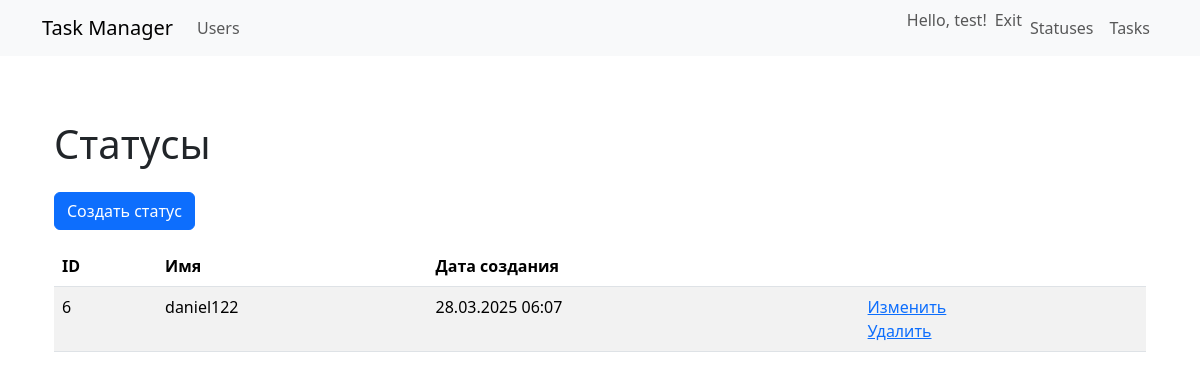
The app's page /statuses/ (signed in), older data.
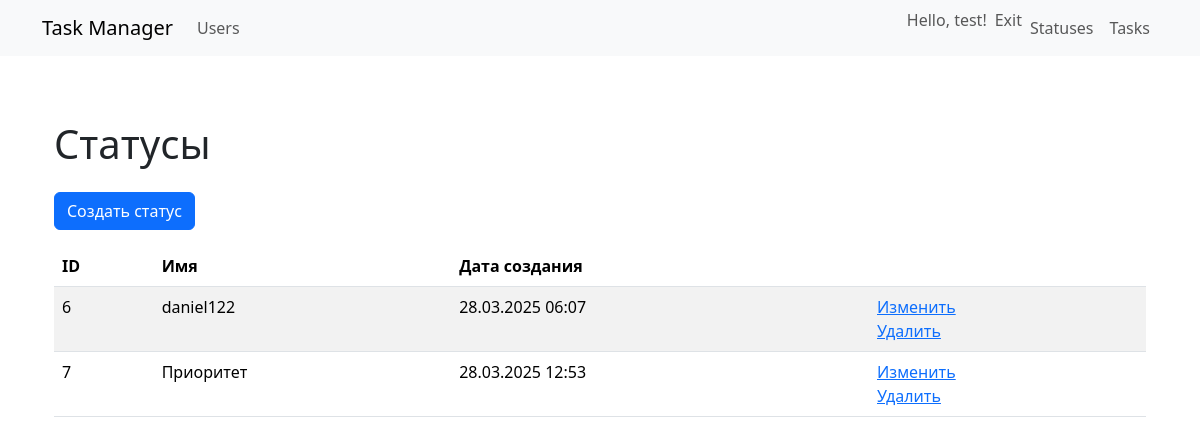
The same page, newer data.
### statuses/models.py (models this page shows, shortened)
class Status(models.Model):
    name = models.CharField(
        max_length=100,
        unique=True,
        verbose_name=_("Имя")
    )
    created_at = models.DateTimeField(
        auto_now_add=True,
        verbose_name=_("Дата создания")
    )
    class Meta:
        verbose_name = _("Статус")
        verbose_name_plural = _("Статусы")
        ordering = ["id"]

### statuses/views.py (the view)
# urls.py: path("", StatusesListView.as_view(), name="statuses_list"),
class StatusesListView(LoginRequiredMixin, ListView):
    model = Status
    template_name = "statuses/statuses_list.html"
    context_object_name = "statuses_list"

### task_manager/templates/statuses/statuses_list.html
{% extends 'layouts/application.html' %}
{% load i18n %}
{% block content %}
<div class="container wrapper flex-grow-1">
    <h1 class="my-4">{% trans "Статусы" %}</h1>
    <a href="{% url 'create_status' %}" class="btn btn-primary mb-3">
        {% trans "Создать статус" %}
    </a>
    <table class="table table-striped">
        <thead>
            <tr>
                <th>{% trans "ID" %}</th>
                <th>{% trans "Имя" %}</th>
                <th>{% trans "Дата создания" %}</th>
                <th></th>
            </tr>
        </thead>
        <tbody>
            {% for status in statuses_list %}
            <tr>
                <td>{{ status.id }}</td>
                <td>{{ status.name }}</td>
                <td>{{ status.created_at|date:"d.m.Y H:i" }}</td>
                <td>
                    <a href="{% url 'update_status' status.id %}">{% trans "Изменить" %}</a>
                    <br>
                    <a href="{% url 'delete_status' status.id %}">{% trans "Удалить" %}</a>
                </td>
            </tr>
            {% empty %}
            <tr>
                <td colspan="4" class="text-center">{% trans "Нет статусов." %}</td>
            </tr>
            {% endfor %}
        </tbody>
    </table>
</div>
{% endblock %}

Row changes from the older to the newer data that the page shows:
added Status: id "7", name "Приоритет", created_at "28.03.2025 12:53"
